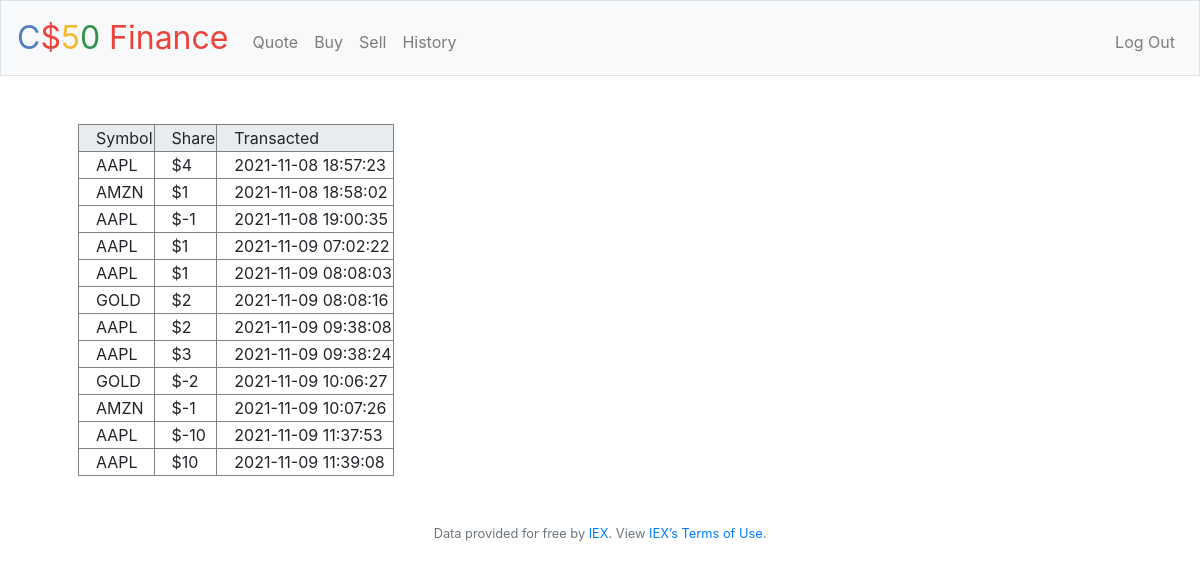
Screenshot of /history (signed in) with the database file from the repository.
### tables this page shows
CREATE TABLE 'shares' ('user_id' integer, 'share' numeric, 'symbol' text, 'time' timestamp DEFAULT CURRENT_TIMESTAMP);

### app.py (the view)
@app.route("/history")
@login_required
def history():
    history = db.execute('SELECT * FROM shares WHERE user_id IN (?)', session['user_id'])
    return render_template("history.html", history=history)

### app.py (called while the page is built)
@app.after_request
def after_request(response):
    response.headers["Cache-Control"] = "no-cache, no-store, must-revalidate"
    response.headers["Expires"] = 0
    response.headers["Pragma"] = "no-cache"
    return response

### helpers.py (called while the page is built)
def login_required(f):
    @wraps(f)
    def decorated_function(*args, **kwargs):
        if session.get("user_id") is None:
            return redirect("/login")
        return f(*args, **kwargs)
    return decorated_function

### templates/history.html (shortened to what this page needs)
{% extends "layout.html" %}
{% block main %}
    <table border="1" class="space left">
        <thead class="jumbotron">
            <tr>
                <td>Symbol </td>
                <td> Share </td>
                <td> Transacted </td>
            </tr>
        </thead>
        <tbody>
            {% for row in history %}
                <tr>
                    <td>{{row.symbol}} </td>
                    <td> ${{row.share}} </td>
                    <td> {{row.time}} </td>
                </tr>
            {% endfor %}
        </tbody>
    </table>
{% endblock %}

### templates/layout.html (shortened to what this page needs)
<!DOCTYPE html>
<html lang="en">
    <head>
        <link rel="stylesheet" href="https://cdn.jsdelivr.net/npm/bootstrap@4.5.3/dist/css/bootstrap.min.css">
        <link href="/static/styles.css" rel="stylesheet">
    </head>
    <body>
        <nav class="navbar navbar-expand-md navbar-light bg-light border">
            <a class="navbar-brand" href="/"><span class="blue">C</span><span class="red">$</span><span class="yellow">5</span><span class="green">0</span> <span class="red">Finance</span></a>
            <div class="collapse navbar-collapse" id="navbar">
                {% if session.user_id %}
                    <ul class="navbar-nav mr-auto mt-2">
                        <li class="nav-item"><a class="nav-link" href="/quote">Quote</a></li>
                        <li class="nav-item"><a class="nav-link" href="/buy">Buy</a></li>
                        <li class="nav-item"><a class="nav-link" href="/sell">Sell</a></li>
                        <li class="nav-item"><a class="nav-link" href="/history">History</a></li>
                    </ul>
                    <ul class="navbar-nav ml-auto mt-2">
                        <li class="nav-item"><a class="nav-link" href="/logout">Log Out</a></li>
                    </ul>
                {% else %}
                    <ul class="navbar-nav ml-auto mt-2">
                        <li class="nav-item"><a class="nav-link" href="/register">Register</a></li>
                        <li class="nav-item"><a class="nav-link" href="/login">Log In</a></li>
                    </ul>
                {% endif %}
            </div>
        </nav>
        <main class="container p-5">
            {% block main %}{% endblock %}
        </main>
        <footer class="small text-center text-muted">
            Data provided for free by <a href="https://iextrading.com/developer">IEX</a>. View <a href="https://iextrading.com/api-exhibit-a/">IEX’s Terms of Use</a>.
        </footer>
    </body>
</html>

### static/styles.css (style rules this page uses)
nav .navbar-brand { font-size: xx-large; }
nav .navbar-brand .blue { color: #537fbe; }
nav .navbar-brand .red { color: #ea433b; }
nav .navbar-brand .yellow { color: #f5b82e; }
nav .navbar-brand .green { color: #2e944b; }
main { overflow-x: auto; text-align: center; }
.left { text-align: left; }
.space { text-indent: 1em; }

### rows the page displays
shares: symbol "AAPL", share "4", time "2021-11-08 18:57:23"
shares: symbol "AMZN", share "1", time "2021-11-08 18:58:02"
shares: symbol "AAPL", share "-1", time "2021-11-08 19:00:35"
shares: symbol "AAPL", share "1", time "2021-11-09 07:02:22"
shares: symbol "AAPL", share "1", time "2021-11-09 08:08:03"
shares: symbol "GOLD", share "2", time "2021-11-09 08:08:16"
shares: symbol "AAPL", share "2", time "2021-11-09 09:38:08"
shares: symbol "AAPL", share "3", time "2021-11-09 09:38:24"
shares: symbol "GOLD", share "-2", time "2021-11-09 10:06:27"
shares: symbol "AMZN", share "-1", time "2021-11-09 10:07:26"
shares: symbol "AAPL", share "-10", time "2021-11-09 11:37:53"
shares: symbol "AAPL", share "10", time "2021-11-09 11:39:08"
